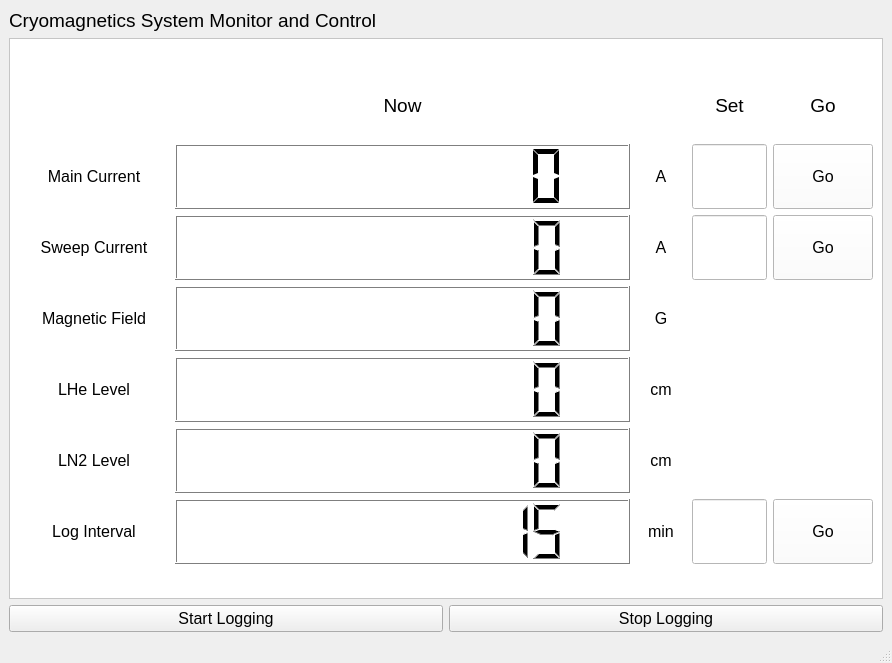
<?xml version="1.0" encoding="UTF-8"?>
<ui version="4.0">
 <class>MainwindowUI</class>
 <widget class="QMainWindow" name="MainwindowUI">
  <property name="geometry">
   <rect>
    <x>0</x>
    <y>0</y>
    <width>892</width>
    <height>663</height>
   </rect>
  </property>
  <property name="maximumSize">
   <size>
    <width>16777215</width>
    <height>16777215</height>
   </size>
  </property>
  <property name="palette">
   <palette>
    <active>
     <colorrole role="WindowText">
      <brush brushstyle="SolidPattern">
       <color alpha="255">
        <red>0</red>
        <green>0</green>
        <blue>0</blue>
       </color>
      </brush>
     </colorrole>
    </active>
    <inactive>
     <colorrole role="WindowText">
      <brush brushstyle="SolidPattern">
       <color alpha="255">
        <red>0</red>
        <green>0</green>
        <blue>0</blue>
       </color>
      </brush>
     </colorrole>
    </inactive>
    <disabled>
     <colorrole role="WindowText">
      <brush brushstyle="SolidPattern">
       <color alpha="255">
        <red>133</red>
        <green>133</green>
        <blue>133</blue>
       </color>
      </brush>
     </colorrole>
    </disabled>
   </palette>
  </property>
  <property name="windowTitle">
   <string>Cryogenics System Monitor and Control</string>
  </property>
  <property name="windowIcon">
   <iconset>
    <normaloff>../../../../../config.png</normaloff>../../../../../config.png</iconset>
  </property>
  <property name="styleSheet">
   <string notr="true"/>
  </property>
  <widget class="QWidget" name="centralwidget">
   <layout class="QGridLayout" name="gridLayout">
    <item row="0" column="0">
     <widget class="QLabel" name="label">
      <property name="palette">
       <palette>
        <active>
         <colorrole role="WindowText">
          <brush brushstyle="SolidPattern">
           <color alpha="255">
            <red>0</red>
            <green>0</green>
            <blue>0</blue>
           </color>
          </brush>
         </colorrole>
        </active>
        <inactive>
         <colorrole role="WindowText">
          <brush brushstyle="SolidPattern">
           <color alpha="255">
            <red>0</red>
            <green>0</green>
            <blue>0</blue>
           </color>
          </brush>
         </colorrole>
        </inactive>
        <disabled>
         <colorrole role="WindowText">
          <brush brushstyle="SolidPattern">
           <color alpha="255">
            <red>133</red>
            <green>133</green>
            <blue>133</blue>
           </color>
          </brush>
         </colorrole>
        </disabled>
       </palette>
      </property>
      <property name="font">
       <font>
        <pointsize>14</pointsize>
       </font>
      </property>
      <property name="text">
       <string>Cryomagnetics System Monitor and Control</string>
      </property>
     </widget>
    </item>
    <item row="1" column="0">
     <widget class="QScrollArea" name="scrollArea">
      <property name="palette">
       <palette>
        <active>
         <colorrole role="WindowText">
          <brush brushstyle="SolidPattern">
           <color alpha="255">
            <red>0</red>
            <green>0</green>
            <blue>0</blue>
           </color>
          </brush>
         </colorrole>
         <colorrole role="Button">
          <brush brushstyle="SolidPattern">
           <color alpha="255">
            <red>255</red>
            <green>255</green>
            <blue>255</blue>
           </color>
          </brush>
         </colorrole>
         <colorrole role="Light">
          <brush brushstyle="SolidPattern">
           <color alpha="255">
            <red>255</red>
            <green>255</green>
            <blue>255</blue>
           </color>
          </brush>
         </colorrole>
         <colorrole role="Midlight">
          <brush brushstyle="SolidPattern">
           <color alpha="255">
            <red>255</red>
            <green>255</green>
            <blue>255</blue>
           </color>
          </brush>
         </colorrole>
         <colorrole role="Dark">
          <brush brushstyle="SolidPattern">
           <color alpha="255">
            <red>127</red>
            <green>127</green>
            <blue>127</blue>
           </color>
          </brush>
         </colorrole>
         <colorrole role="Mid">
          <brush brushstyle="SolidPattern">
           <color alpha="255">
            <red>170</red>
            <green>170</green>
            <blue>170</blue>
           </color>
          </brush>
         </colorrole>
         <colorrole role="Text">
          <brush brushstyle="SolidPattern">
           <color alpha="255">
            <red>0</red>
            <green>0</green>
            <blue>0</blue>
           </color>
          </brush>
         </colorrole>
         <colorrole role="BrightText">
          <brush brushstyle="SolidPattern">
           <color alpha="255">
            <red>255</red>
            <green>255</green>
            <blue>255</blue>
           </color>
          </brush>
         </colorrole>
         <colorrole role="ButtonText">
          <brush brushstyle="SolidPattern">
           <color alpha="255">
            <red>0</red>
            <green>0</green>
            <blue>0</blue>
           </color>
          </brush>
         </colorrole>
         <colorrole role="Base">
          <brush brushstyle="SolidPattern">
           <color alpha="255">
            <red>255</red>
            <green>255</green>
            <blue>255</blue>
           </color>
          </brush>
         </colorrole>
         <colorrole role="Window">
          <brush brushstyle="SolidPattern">
           <color alpha="255">
            <red>255</red>
            <green>255</green>
            <blue>255</blue>
           </color>
          </brush>
         </colorrole>
         <colorrole role="Shadow">
          <brush brushstyle="SolidPattern">
           <color alpha="255">
            <red>0</red>
            <green>0</green>
            <blue>0</blue>
           </color>
          </brush>
         </colorrole>
         <colorrole role="AlternateBase">
          <brush brushstyle="SolidPattern">
           <color alpha="255">
            <red>255</red>
            <green>255</green>
            <blue>255</blue>
           </color>
          </brush>
         </colorrole>
         <colorrole role="ToolTipBase">
          <brush brushstyle="SolidPattern">
           <color alpha="255">
            <red>255</red>
            <green>255</green>
            <blue>220</blue>
           </color>
          </brush>
         </colorrole>
         <colorrole role="ToolTipText">
          <brush brushstyle="SolidPattern">
           <color alpha="255">
            <red>0</red>
            <green>0</green>
            <blue>0</blue>
           </color>
          </brush>
         </colorrole>
        </active>
        <inactive>
         <colorrole role="WindowText">
          <brush brushstyle="SolidPattern">
           <color alpha="255">
            <red>0</red>
            <green>0</green>
            <blue>0</blue>
           </color>
          </brush>
         </colorrole>
         <colorrole role="Button">
          <brush brushstyle="SolidPattern">
           <color alpha="255">
            <red>255</red>
            <green>255</green>
            <blue>255</blue>
           </color>
          </brush>
         </colorrole>
         <colorrole role="Light">
          <brush brushstyle="SolidPattern">
           <color alpha="255">
            <red>255</red>
            <green>255</green>
            <blue>255</blue>
           </color>
          </brush>
         </colorrole>
         <colorrole role="Midlight">
          <brush brushstyle="SolidPattern">
           <color alpha="255">
            <red>255</red>
            <green>255</green>
            <blue>255</blue>
           </color>
          </brush>
         </colorrole>
         <colorrole role="Dark">
          <brush brushstyle="SolidPattern">
           <color alpha="255">
            <red>127</red>
            <green>127</green>
            <blue>127</blue>
           </color>
          </brush>
         </colorrole>
         <colorrole role="Mid">
          <brush brushstyle="SolidPattern">
           <color alpha="255">
            <red>170</red>
            <green>170</green>
            <blue>170</blue>
           </color>
          </brush>
         </colorrole>
         <colorrole role="Text">
          <brush brushstyle="SolidPattern">
           <color alpha="255">
            <red>0</red>
            <green>0</green>
            <blue>0</blue>
           </color>
          </brush>
         </colorrole>
         <colorrole role="BrightText">
          <brush brushstyle="SolidPattern">
           <color alpha="255">
            <red>255</red>
            <green>255</green>
            <blue>255</blue>
           </color>
          </brush>
         </colorrole>
         <colorrole role="ButtonText">
          <brush brushstyle="SolidPattern">
           <color alpha="255">
            <red>0</red>
            <green>0</green>
            <blue>0</blue>
           </color>
          </brush>
         </colorrole>
         <colorrole role="Base">
          <brush brushstyle="SolidPattern">
           <color alpha="255">
            <red>255</red>
            <green>255</green>
            <blue>255</blue>
           </color>
          </brush>
         </colorrole>
         <colorrole role="Window">
          <brush brushstyle="SolidPattern">
           <color alpha="255">
            <red>255</red>
            <green>255</green>
            <blue>255</blue>
           </color>
          </brush>
         </colorrole>
         <colorrole role="Shadow">
          <brush brushstyle="SolidPattern">
           <color alpha="255">
            <red>0</red>
            <green>0</green>
            <blue>0</blue>
           </color>
          </brush>
         </colorrole>
         <colorrole role="AlternateBase">
          <brush brushstyle="SolidPattern">
           <color alpha="255">
            <red>255</red>
            <green>255</green>
            <blue>255</blue>
           </color>
          </brush>
         </colorrole>
         <colorrole role="ToolTipBase">
          <brush brushstyle="SolidPattern">
           <color alpha="255">
            <red>255</red>
            <green>255</green>
            <blue>220</blue>
           </color>
          </brush>
         </colorrole>
         <colorrole role="ToolTipText">
          <brush brushstyle="SolidPattern">
           <color alpha="255">
            <red>0</red>
            <green>0</green>
            <blue>0</blue>
           </color>
          </brush>
         </colorrole>
        </inactive>
        <disabled>
         <colorrole role="WindowText">
          <brush brushstyle="SolidPattern">
           <color alpha="255">
            <red>127</red>
            <green>127</green>
            <blue>127</blue>
           </color>
          </brush>
         </colorrole>
         <colorrole role="Button">
          <brush brushstyle="SolidPattern">
           <color alpha="255">
            <red>255</red>
            <green>255</green>
            <blue>255</blue>
           </color>
          </brush>
         </colorrole>
         <colorrole role="Light">
          <brush brushstyle="SolidPattern">
           <color alpha="255">
            <red>255</red>
            <green>255</green>
            <blue>255</blue>
           </color>
          </brush>
         </colorrole>
         <colorrole role="Midlight">
          <brush brushstyle="SolidPattern">
           <color alpha="255">
            <red>255</red>
            <green>255</green>
            <blue>255</blue>
           </color>
          </brush>
         </colorrole>
         <colorrole role="Dark">
          <brush brushstyle="SolidPattern">
           <color alpha="255">
            <red>127</red>
            <green>127</green>
            <blue>127</blue>
           </color>
          </brush>
         </colorrole>
         <colorrole role="Mid">
          <brush brushstyle="SolidPattern">
           <color alpha="255">
            <red>170</red>
            <green>170</green>
            <blue>170</blue>
           </color>
          </brush>
         </colorrole>
         <colorrole role="Text">
          <brush brushstyle="SolidPattern">
           <color alpha="255">
            <red>127</red>
            <green>127</green>
            <blue>127</blue>
           </color>
          </brush>
         </colorrole>
         <colorrole role="BrightText">
          <brush brushstyle="SolidPattern">
           <color alpha="255">
            <red>255</red>
            <green>255</green>
            <blue>255</blue>
           </color>
          </brush>
         </colorrole>
         <colorrole role="ButtonText">
          <brush brushstyle="SolidPattern">
           <color alpha="255">
            <red>127</red>
            <green>127</green>
            <blue>127</blue>
           </color>
          </brush>
         </colorrole>
         <colorrole role="Base">
          <brush brushstyle="SolidPattern">
           <color alpha="255">
            <red>255</red>
            <green>255</green>
            <blue>255</blue>
           </color>
          </brush>
         </colorrole>
         <colorrole role="Window">
          <brush brushstyle="SolidPattern">
           <color alpha="255">
            <red>255</red>
            <green>255</green>
            <blue>255</blue>
           </color>
          </brush>
         </colorrole>
         <colorrole role="Shadow">
          <brush brushstyle="SolidPattern">
           <color alpha="255">
            <red>0</red>
            <green>0</green>
            <blue>0</blue>
           </color>
          </brush>
         </colorrole>
         <colorrole role="AlternateBase">
          <brush brushstyle="SolidPattern">
           <color alpha="255">
            <red>255</red>
            <green>255</green>
            <blue>255</blue>
           </color>
          </brush>
         </colorrole>
         <colorrole role="ToolTipBase">
          <brush brushstyle="SolidPattern">
           <color alpha="255">
            <red>255</red>
            <green>255</green>
            <blue>220</blue>
           </color>
          </brush>
         </colorrole>
         <colorrole role="ToolTipText">
          <brush brushstyle="SolidPattern">
           <color alpha="255">
            <red>0</red>
            <green>0</green>
            <blue>0</blue>
           </color>
          </brush>
         </colorrole>
        </disabled>
       </palette>
      </property>
      <property name="widgetResizable">
       <bool>true</bool>
      </property>
      <widget class="QWidget" name="scrollAreaWidgetContents">
       <property name="geometry">
        <rect>
         <x>0</x>
         <y>0</y>
         <width>872</width>
         <height>524</height>
        </rect>
       </property>
       <layout class="QGridLayout" name="gridLayout_3">
        <item row="0" column="0">
         <layout class="QGridLayout" name="gridLayout_2">
          <property name="sizeConstraint">
           <enum>QLayout::SetDefaultConstraint</enum>
          </property>
          <item row="6" column="3">
           <widget class="QLineEdit" name="log_interval_textbox">
            <property name="maximumSize">
             <size>
              <width>75</width>
              <height>65</height>
             </size>
            </property>
            <property name="font">
             <font>
              <pointsize>12</pointsize>
             </font>
            </property>
           </widget>
          </item>
          <item row="1" column="0">
           <widget class="QLabel" name="label_2">
            <property name="maximumSize">
             <size>
              <width>150</width>
              <height>16777215</height>
             </size>
            </property>
            <property name="font">
             <font>
              <pointsize>12</pointsize>
             </font>
            </property>
            <property name="text">
             <string>Main Current</string>
            </property>
            <property name="alignment">
             <set>Qt::AlignCenter</set>
            </property>
           </widget>
          </item>
          <item row="0" column="0">
           <widget class="QLabel" name="label_3">
            <property name="text">
             <string/>
            </property>
           </widget>
          </item>
          <item row="6" column="1">
           <widget class="QLCDNumber" name="log_interval_display">
            <property name="digitCount">
             <number>10</number>
            </property>
            <property name="intValue" stdset="0">
             <number>15</number>
            </property>
           </widget>
          </item>
          <item row="2" column="1">
           <widget class="QLCDNumber" name="sweep_current_display">
            <property name="minimumSize">
             <size>
              <width>0</width>
              <height>65</height>
             </size>
            </property>
            <property name="maximumSize">
             <size>
              <width>16777215</width>
              <height>65</height>
             </size>
            </property>
            <property name="digitCount">
             <number>10</number>
            </property>
           </widget>
          </item>
          <item row="1" column="2">
           <widget class="QLabel" name="label_4">
            <property name="maximumSize">
             <size>
              <width>50</width>
              <height>16777215</height>
             </size>
            </property>
            <property name="font">
             <font>
              <pointsize>12</pointsize>
             </font>
            </property>
            <property name="text">
             <string>A</string>
            </property>
            <property name="alignment">
             <set>Qt::AlignCenter</set>
            </property>
           </widget>
          </item>
          <item row="1" column="1">
           <widget class="QLCDNumber" name="main_current_display">
            <property name="minimumSize">
             <size>
              <width>0</width>
              <height>65</height>
             </size>
            </property>
            <property name="maximumSize">
             <size>
              <width>16777215</width>
              <height>65</height>
             </size>
            </property>
            <property name="font">
             <font>
              <weight>50</weight>
              <bold>false</bold>
             </font>
            </property>
            <property name="toolTip">
             <string>&lt;html&gt;&lt;head/&gt;&lt;body&gt;&lt;p&gt;The current currently being sent to the superconducting power supply&lt;/p&gt;&lt;/body&gt;&lt;/html&gt;</string>
            </property>
            <property name="digitCount">
             <number>10</number>
            </property>
            <property name="segmentStyle">
             <enum>QLCDNumber::Flat</enum>
            </property>
           </widget>
          </item>
          <item row="0" column="1">
           <widget class="QLabel" name="label_5">
            <property name="maximumSize">
             <size>
              <width>16777215</width>
              <height>65</height>
             </size>
            </property>
            <property name="font">
             <font>
              <pointsize>14</pointsize>
             </font>
            </property>
            <property name="text">
             <string>Now</string>
            </property>
            <property name="alignment">
             <set>Qt::AlignCenter</set>
            </property>
           </widget>
          </item>
          <item row="1" column="3">
           <widget class="QLineEdit" name="lineEdit_2">
            <property name="minimumSize">
             <size>
              <width>0</width>
              <height>65</height>
             </size>
            </property>
            <property name="maximumSize">
             <size>
              <width>75</width>
              <height>16777215</height>
             </size>
            </property>
            <property name="font">
             <font>
              <pointsize>12</pointsize>
             </font>
            </property>
           </widget>
          </item>
          <item row="2" column="0">
           <widget class="QLabel" name="label_8">
            <property name="maximumSize">
             <size>
              <width>150</width>
              <height>16777215</height>
             </size>
            </property>
            <property name="font">
             <font>
              <pointsize>12</pointsize>
             </font>
            </property>
            <property name="text">
             <string>Sweep Current</string>
            </property>
            <property name="alignment">
             <set>Qt::AlignCenter</set>
            </property>
           </widget>
          </item>
          <item row="2" column="2">
           <widget class="QLabel" name="label_14">
            <property name="font">
             <font>
              <pointsize>12</pointsize>
             </font>
            </property>
            <property name="text">
             <string>A</string>
            </property>
            <property name="alignment">
             <set>Qt::AlignCenter</set>
            </property>
           </widget>
          </item>
          <item row="0" column="2">
           <widget class="QLabel" name="label_6">
            <property name="text">
             <string/>
            </property>
           </widget>
          </item>
          <item row="0" column="4">
           <widget class="QLabel" name="label_13">
            <property name="font">
             <font>
              <pointsize>14</pointsize>
             </font>
            </property>
            <property name="text">
             <string>Go</string>
            </property>
            <property name="alignment">
             <set>Qt::AlignCenter</set>
            </property>
           </widget>
          </item>
          <item row="0" column="3">
           <widget class="QLabel" name="label_7">
            <property name="font">
             <font>
              <pointsize>14</pointsize>
             </font>
            </property>
            <property name="text">
             <string>Set</string>
            </property>
            <property name="alignment">
             <set>Qt::AlignCenter</set>
            </property>
           </widget>
          </item>
          <item row="1" column="4">
           <widget class="QPushButton" name="pushButton">
            <property name="minimumSize">
             <size>
              <width>0</width>
              <height>65</height>
             </size>
            </property>
            <property name="maximumSize">
             <size>
              <width>100</width>
              <height>16777215</height>
             </size>
            </property>
            <property name="font">
             <font>
              <pointsize>12</pointsize>
             </font>
            </property>
            <property name="text">
             <string>Go</string>
            </property>
           </widget>
          </item>
          <item row="6" column="4">
           <widget class="QPushButton" name="log_interval_go_button">
            <property name="minimumSize">
             <size>
              <width>0</width>
              <height>65</height>
             </size>
            </property>
            <property name="font">
             <font>
              <pointsize>12</pointsize>
             </font>
            </property>
            <property name="text">
             <string>Go</string>
            </property>
           </widget>
          </item>
          <item row="6" column="0">
           <widget class="QLabel" name="label_12">
            <property name="maximumSize">
             <size>
              <width>150</width>
              <height>16777215</height>
             </size>
            </property>
            <property name="font">
             <font>
              <pointsize>12</pointsize>
             </font>
            </property>
            <property name="text">
             <string>Log Interval</string>
            </property>
            <property name="alignment">
             <set>Qt::AlignCenter</set>
            </property>
           </widget>
          </item>
          <item row="5" column="2">
           <widget class="QLabel" name="label_17">
            <property name="font">
             <font>
              <pointsize>12</pointsize>
             </font>
            </property>
            <property name="text">
             <string>cm</string>
            </property>
            <property name="alignment">
             <set>Qt::AlignCenter</set>
            </property>
           </widget>
          </item>
          <item row="5" column="1">
           <widget class="QLCDNumber" name="liquid_nitrogen_display">
            <property name="minimumSize">
             <size>
              <width>0</width>
              <height>65</height>
             </size>
            </property>
            <property name="maximumSize">
             <size>
              <width>16777215</width>
              <height>65</height>
             </size>
            </property>
            <property name="digitCount">
             <number>10</number>
            </property>
           </widget>
          </item>
          <item row="5" column="0">
           <widget class="QLabel" name="label_11">
            <property name="maximumSize">
             <size>
              <width>150</width>
              <height>16777215</height>
             </size>
            </property>
            <property name="font">
             <font>
              <pointsize>12</pointsize>
             </font>
            </property>
            <property name="text">
             <string>LN2 Level</string>
            </property>
            <property name="alignment">
             <set>Qt::AlignCenter</set>
            </property>
           </widget>
          </item>
          <item row="4" column="2">
           <widget class="QLabel" name="label_16">
            <property name="font">
             <font>
              <pointsize>12</pointsize>
             </font>
            </property>
            <property name="text">
             <string>cm</string>
            </property>
            <property name="alignment">
             <set>Qt::AlignCenter</set>
            </property>
           </widget>
          </item>
          <item row="4" column="1">
           <widget class="QLCDNumber" name="liquid_helium_display">
            <property name="minimumSize">
             <size>
              <width>0</width>
              <height>65</height>
             </size>
            </property>
            <property name="maximumSize">
             <size>
              <width>16777215</width>
              <height>65</height>
             </size>
            </property>
            <property name="numDigits">
             <number>10</number>
            </property>
            <property name="digitCount">
             <number>10</number>
            </property>
            <property name="mode">
             <enum>QLCDNumber::Dec</enum>
            </property>
            <property name="segmentStyle">
             <enum>QLCDNumber::Filled</enum>
            </property>
           </widget>
          </item>
          <item row="4" column="0">
           <widget class="QLabel" name="label_10">
            <property name="maximumSize">
             <size>
              <width>150</width>
              <height>16777215</height>
             </size>
            </property>
            <property name="font">
             <font>
              <pointsize>12</pointsize>
             </font>
            </property>
            <property name="text">
             <string>LHe Level</string>
            </property>
            <property name="alignment">
             <set>Qt::AlignCenter</set>
            </property>
           </widget>
          </item>
          <item row="3" column="2">
           <widget class="QLabel" name="label_15">
            <property name="font">
             <font>
              <pointsize>12</pointsize>
             </font>
            </property>
            <property name="text">
             <string>G</string>
            </property>
            <property name="alignment">
             <set>Qt::AlignCenter</set>
            </property>
           </widget>
          </item>
          <item row="3" column="1">
           <widget class="QLCDNumber" name="magnetic_field_display">
            <property name="minimumSize">
             <size>
              <width>0</width>
              <height>65</height>
             </size>
            </property>
            <property name="maximumSize">
             <size>
              <width>16777215</width>
              <height>65</height>
             </size>
            </property>
            <property name="digitCount">
             <number>10</number>
            </property>
           </widget>
          </item>
          <item row="3" column="0">
           <widget class="QLabel" name="label_9">
            <property name="maximumSize">
             <size>
              <width>150</width>
              <height>16777215</height>
             </size>
            </property>
            <property name="font">
             <font>
              <pointsize>12</pointsize>
             </font>
            </property>
            <property name="text">
             <string>Magnetic Field</string>
            </property>
            <property name="alignment">
             <set>Qt::AlignCenter</set>
            </property>
           </widget>
          </item>
          <item row="2" column="4">
           <widget class="QPushButton" name="pushButton_2">
            <property name="minimumSize">
             <size>
              <width>0</width>
              <height>65</height>
             </size>
            </property>
            <property name="maximumSize">
             <size>
              <width>100</width>
              <height>16777215</height>
             </size>
            </property>
            <property name="font">
             <font>
              <pointsize>12</pointsize>
             </font>
            </property>
            <property name="text">
             <string>Go</string>
            </property>
           </widget>
          </item>
          <item row="2" column="3">
           <widget class="QLineEdit" name="lineEdit_3">
            <property name="minimumSize">
             <size>
              <width>0</width>
              <height>65</height>
             </size>
            </property>
            <property name="maximumSize">
             <size>
              <width>75</width>
              <height>16777215</height>
             </size>
            </property>
            <property name="font">
             <font>
              <pointsize>12</pointsize>
             </font>
            </property>
           </widget>
          </item>
          <item row="6" column="2">
           <widget class="QLabel" name="label_18">
            <property name="font">
             <font>
              <pointsize>12</pointsize>
             </font>
            </property>
            <property name="text">
             <string>min</string>
            </property>
            <property name="alignment">
             <set>Qt::AlignCenter</set>
            </property>
           </widget>
          </item>
         </layout>
        </item>
       </layout>
      </widget>
     </widget>
    </item>
    <item row="2" column="0">
     <layout class="QGridLayout" name="gridLayout_5">
      <item row="0" column="0">
       <widget class="QPushButton" name="start_logging_button">
        <property name="font">
         <font>
          <pointsize>12</pointsize>
         </font>
        </property>
        <property name="text">
         <string>Start Logging</string>
        </property>
       </widget>
      </item>
      <item row="0" column="1">
       <widget class="QPushButton" name="stop_logging_button">
        <property name="font">
         <font>
          <pointsize>12</pointsize>
         </font>
        </property>
        <property name="text">
         <string>Stop Logging</string>
        </property>
       </widget>
      </item>
     </layout>
    </item>
   </layout>
  </widget>
  <widget class="QMenuBar" name="menubar">
   <property name="geometry">
    <rect>
     <x>0</x>
     <y>0</y>
     <width>892</width>
     <height>28</height>
    </rect>
   </property>
  </widget>
  <widget class="QStatusBar" name="statusbar"/>
 </widget>
 <resources/>
 <connections/>
</ui>
